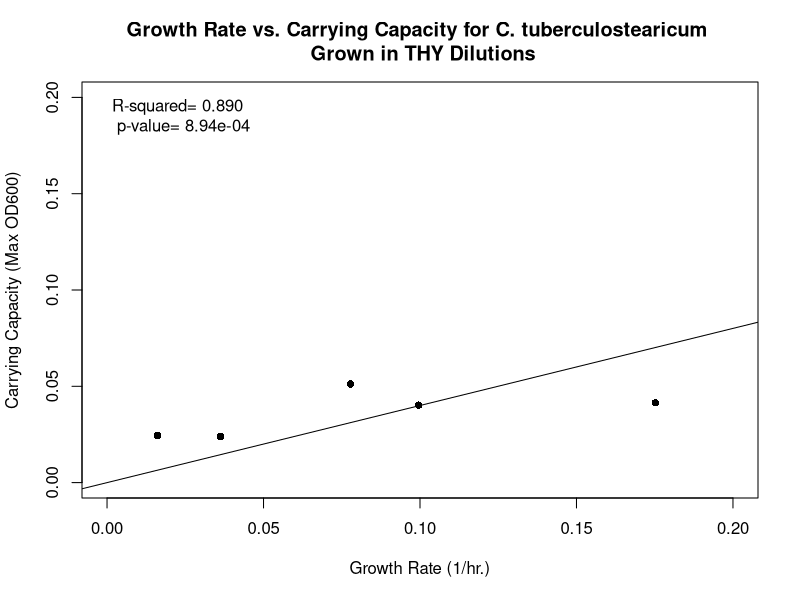
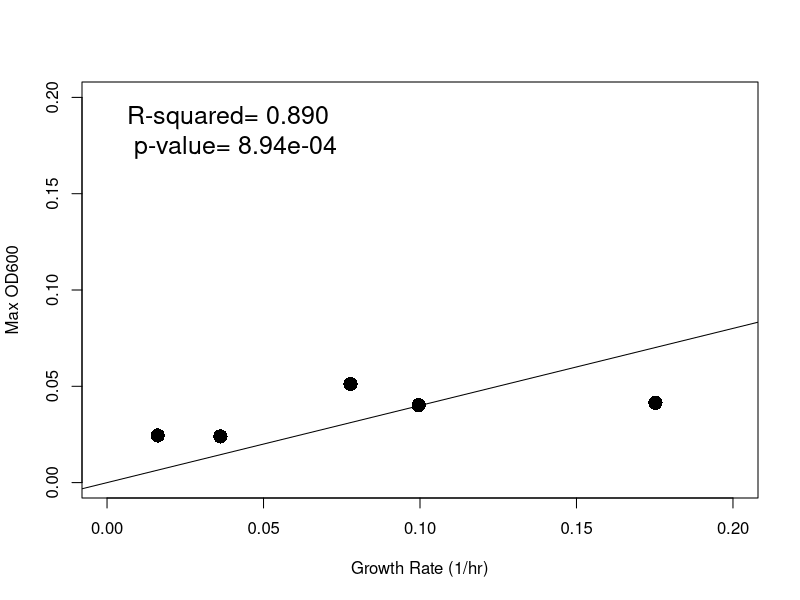
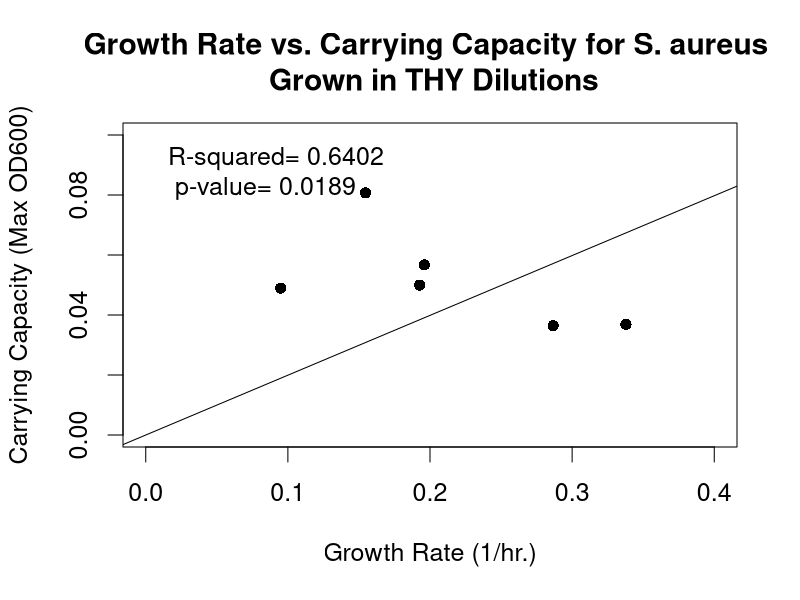
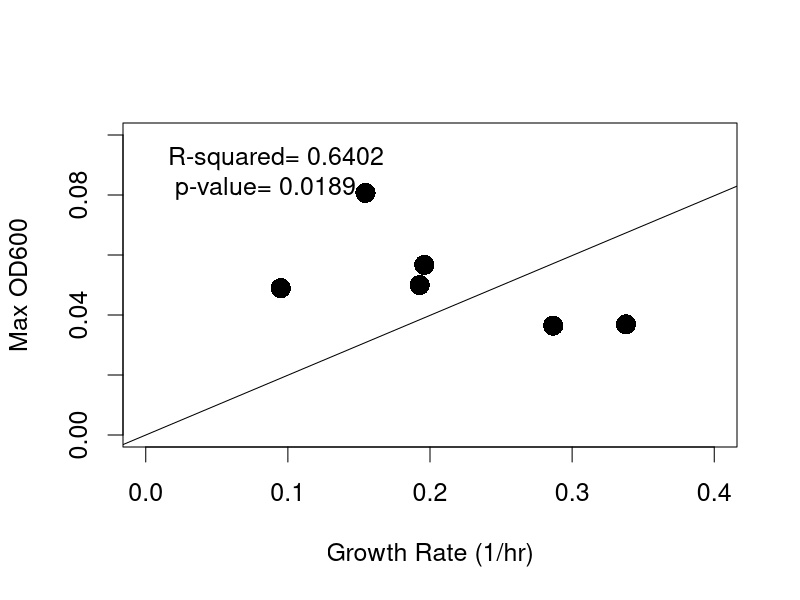
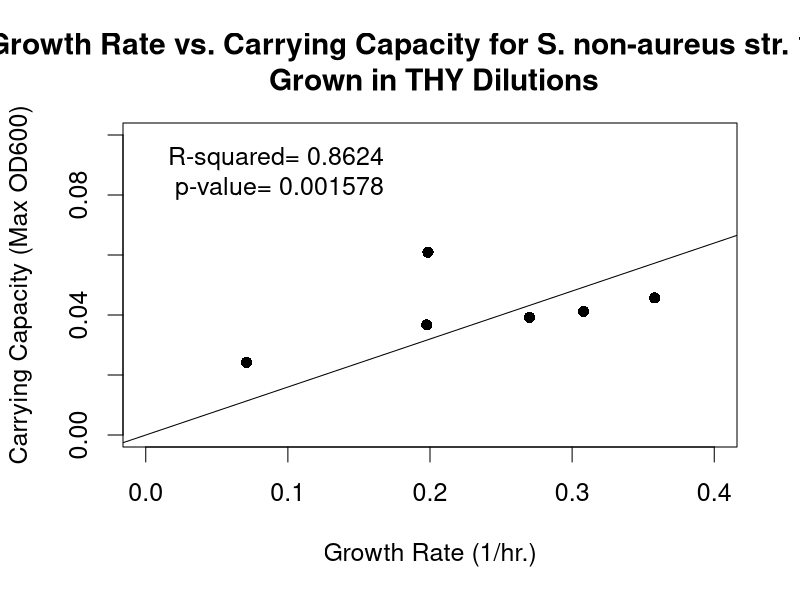
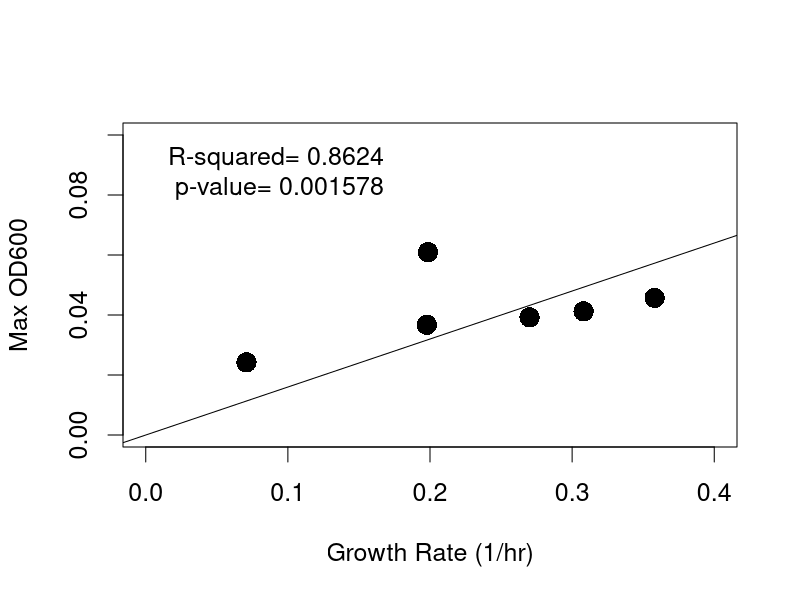
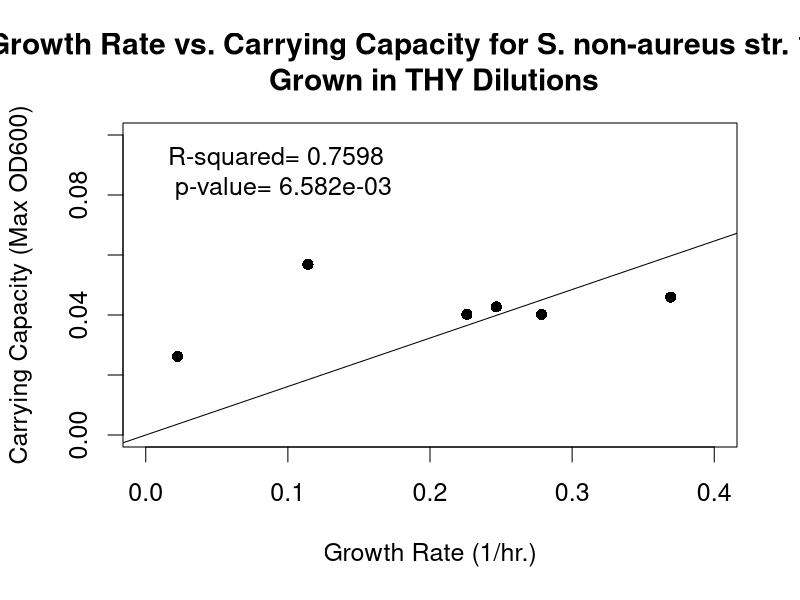
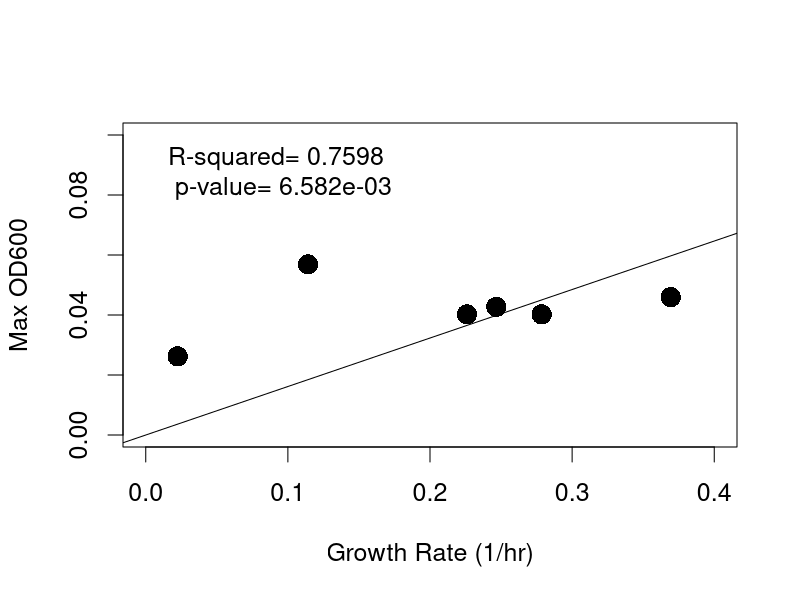

Recreate these plots in R, in order.
#Last run 04/10/2020

#Clear Workspace 
rm(list=ls())

#################################################
#Create scatterplots for GR-CC relationships 
#################################################
#C. tuberculostearicum

GR_Ct <- c(0.036225,
           0.0778,
           0.099575,
           0.246925,
           0.016175,
           0.175225)
Max_Ct <- c(0.023958333,
            0.051208333,
            0.040208333,
            0.110208333,
            0.024458333,
            0.041458333)

DF_Ct <- data.frame(GR_Ct, Max_Ct)
DF_Ct

#Generate a linear regression model of the two variables with the lm function
Ct.lm <- lm(Max_Ct ~ GR_Ct + 1, data=DF_Ct)
Ct.lm2 <- lm(Max_Ct ~ 0 + GR_Ct, data=DF_Ct) #Tells the lm() to fit the line through the origin
summary(Ct.lm)
summary(Ct.lm2)
#Adjusted R-squared:  0.890
#p-value: 8.94e-04

#Create scatter plot of points using plot function
plot(GR_Ct, Max_Ct,
     xlab="Growth Rate (1/hr.)",
     ylab="Carrying Capacity (Max OD600)",
     xlim= c(0, 0.2),
     ylim= c(0, 0.2),
     main="Growth Rate vs. Carrying Capacity for C. tuberculostearicum \n Grown in THY Dilutions",
     pch=16)

abline(lm(Ct.lm2))
legend("topleft", bty="n", legend= paste("R-squared= 0.890 \n p-value= 8.94e-04"))

#Create scatter plot of points using plot function - without graph labels
plot(GR_Ct, Max_Ct,
     xlab= "Growth Rate (1/hr)",
     ylab= "Max OD600",
     xlim= c(0, 0.2),
     ylim= c(0, 0.2),
     cex= 1.9,
     pch=16)

abline(lm(Ct.lm2))
op <- par(cex= 1.5)
legend("topleft", bty="n", legend= paste("R-squared= 0.890 \n p-value= 8.94e-04"))


###############################################################################################################333                                        
#S. aureus 

GR_Sa <- c(0.095,
           0.1546,
           0.196,
           0.337833333,
           0.286675,
           0.192725)
Max_Sa <- c(0.048958333,
            0.080708333,
            0.056708333,
            0.036875,
            0.036458333,
            0.049958333)

DF_Sa <- data.frame(GR_Sa, Max_Sa)
DF_Sa

#Generate a linear regression model of the two variables with the lm function
Sa.lm <- lm(Max_Sa ~ GR_Sa+1, data=DF_Sa)
Sa.lm2 <- lm(Max_Sa ~ 0+GR_Sa, data=DF_Sa) #Tells the lm() to fit the line through the origin
summary(Sa.lm)
summary(Sa.lm2)
#Adjusted R-squared: 0.6402 
#p-value: 0.0189

#Create scatter plot of points using plot function
plot(GR_Sa, Max_Sa,
     xlab="Growth Rate (1/hr.)",
     ylab="Carrying Capacity (Max OD600)",
     xlim= c(0, 0.4),
     ylim= c(0, 0.1),
     main="Growth Rate vs. Carrying Capacity for S. aureus \n Grown in THY Dilutions",
     pch=16)

abline(lm(Sa.lm2))
legend("topleft", bty="n", legend= paste("R-squared= 0.6402 \n p-value= 0.0189"))

#Create scatter plot of points using plot function - without graph labels 
plot(GR_Sa, Max_Sa,
     xlab= "Growth Rate (1/hr)",
     ylab= "Max OD600",
     xlim= c(0, 0.4),
     ylim= c(0, 0.1),
     cex= 1.8,
     pch=16)

abline(lm(Sa.lm2))
op <- par(cex= 1.5)
legend("topleft", bty="n", legend= paste("R-squared= 0.6402 \n p-value= 0.0189"))

##############################################################################################################
#S. non-aureus str. 1839

GR_Sna1839 <- c(0.358025,
                0.198575,
                0.308066667,
                0.270025,
                0.070875,
                0.197775)
Max_Sna1839 <- c(0.045708333,
                 0.060958333,
                 0.041208333,
                 0.039208333,
                 0.024208333,
                 0.036708333)

DF_Sna1839 <- data.frame(GR_Sna1839, Max_Sna1839)
DF_Sna1839

#Generate a linear regression model of the two variables with the lm function 
Sna1839.lm <- lm(Max_Sna1839 ~ 1+GR_Sna1839, data=DF_Sna1839)
Sna1839.lm2 <- lm(Max_Sna1839 ~ 0+GR_Sna1839, data=DF_Sna1839) #Tells the lm() to fit the line through the origin
summary(Sna1839.lm)
summary(Sna1839.lm2)
#Adjusted R-squared:  0.8624
#p-value: 0.001578

#Create scatter plot of points using plot funSna1839ion
plot(GR_Sna1839, Max_Sna1839,
     xlab="Growth Rate (1/hr.)",
     ylab="Carrying Capacity (Max OD600)",
     xlim= c(0, 0.4),
     ylim= c(0, 0.1),
     main="Growth Rate vs. Carrying Capacity for S. non-aureus str. 1839 \n Grown in THY Dilutions",
     pch=16)

abline(lm(Sna1839.lm2))
legend("topleft", bty="n", legend= paste("R-squared= 0.8624 \n p-value= 0.001578"))

#Create scatter plot of points using plot function - without graph labels 
plot(GR_Sna1839, Max_Sna1839,
     xlab= "Growth Rate (1/hr)",
     ylab= "Max OD600",
     xlim= c(0, 0.4),
     ylim= c(0, 0.1),
     cex= 1.8,
     pch=16)

abline(lm(Sna1839.lm2))
op <- par(cex= 1.5)
legend("topleft", bty="n", legend= paste("R-squared= 0.8624 \n p-value= 0.001578"))


#####################################################################################################################
#S. non-aureus str. 1850 

GR_Sna1850 <- c(0.369375,
                0.114133333,
                0.27855,
                0.24665,
                0.02245,
                0.22595)
Max_Sna1850 <- c(0.045958333,
                 0.056875,
                 0.040208333,
                 0.042708333,
                 0.026208333,
                 0.040208333)

DF_Sna1850 <- data.frame(GR_Sna1850, Max_Sna1850)
DF_Sna1850

#Generate a linear regression model of the two variables with the lm function 
Sna1850.lm <- lm(Max_Sna1850 ~ 1+GR_Sna1850, data=DF_Sna1850)
Sna1850.lm2 <- lm(Max_Sna1850 ~ 0+GR_Sna1850, data=DF_Sna1850) #Tells the lm() to fit the line through the origin
summary(Sna1850.lm)
summary(Sna1850.lm2)
#Adjusted R-squared:  0.7598
#p-value: 6.582e-03

#Create scatter plot of points using plot funSna1850ion
plot(GR_Sna1850, Max_Sna1850,
     xlab="Growth Rate (1/hr.)",
     ylab="Carrying Capacity (Max OD600)",
     xlim= c(0, 0.4),
     ylim= c(0, 0.1),
     main="Growth Rate vs. Carrying Capacity for S. non-aureus str. 1850 \n Grown in THY Dilutions",
     pch=16)

abline(lm(Sna1850.lm2))
legend("topleft", bty="n", legend= paste("R-squared= 0.7598 \n p-value= 6.582e-03"))


#Create scatter plot of points using plot function - without graph labels 
plot(GR_Sna1850, Max_Sna1850,
     xlab= "Growth Rate (1/hr)",
     ylab= "Max OD600",
     xlim= c(0, 0.4),
     ylim= c(0, 0.1),
     cex= 1.8,
     pch=16)

abline(lm(Sna1850.lm2))
op <- par(cex= 1.5)
legend("topleft", bty="n", legend= paste("R-squared= 0.7598 \n p-value= 6.582e-03"))

################################################################################################################
#S. non-aureus str. 1867

GR_Sna1867 <- c(0.30945,
                0.21615,
                0.257275,
                0.2683,
                0.035675,
                0.1659)
Max_Sna1867 <- c(0.040208333,
                 0.047458333,
                 0.034708333,
                 0.037208333,
                 0.023708333,
                 0.040458333)

DF_Sna1867 <- data.frame(GR_Sna1867, Max_Sna1867)
DF_Sna1867

#Generate a linear regression model of the two variables with the lm function
Sna1867.lm <- lm(Max_Sna1867 ~ 1+GR_Sna1867, data=DF_Sna1867)
Sna1867.lm2 <- lm(Max_Sna1867 ~ 0+GR_Sna1867, data=DF_Sna1867) #Tells the lm() to fit the line through the origin
summary(Sna1867.lm)
summary(Sna1867.lm2)
#Adjusted R-squared:  0.883 
#p-value: 0.001045

#Create scatter plot of points using plot funSna1867ion
plot(GR_Sna1867, Max_Sna1867,
     xlab="Growth Rate (1/hr.)",
     ylab="Carrying Capacity (Max OD600)",
     xlim= c(0, 1.3),
     ylim= c(0, 0.2),
     main="Growth Rate vs. Carrying Capacity for S. non-aureus str. 1867 \n Grown in THY Dilutions",
     pch=16)

abline(lm(Sna1867.lm2))
legend("topleft", bty="n", legend= paste("R-squared= 0.883 \n p-value= 0.001045"))


#Create scatter plot of points using plot function - without graph labels 
plot(GR_Sna1867, Max_Sna1867,
     xlab= "Growth Rate (1/hr)",
     ylab= "Max OD600",
     xlim= c(0, 1.3),
     ylim= c(0, 0.2),
     cex= 1.8,
     pch=16)

abline(lm(Sna1867.lm2))
op <- par(cex= 1.5)
legend("topleft", bty="n", legend= paste("R-squared= 0.883 \n p-value= 0.001045"))


#######################################################################################################################
#C. pseudodiphtheriticum

GR_Cp <- c(0.0285,
           0.028,
           0.012625,
           0.0051,
           0.0163,
           0.059275)
Max_Cp <- c(0.021958333,
            0.026458333,
            0.015458333,
            0.013208333,
            0.012708333,
            0.029458333)

DF_Cp <- data.frame(GR_Cp, Max_Cp)
DF_Cp

#Generate a linear regression model of the two variables with the lm function
Cp.lm <- lm(Max_Cp ~ 1+GR_Cp, data=DF_Cp)
Cp.lm2 <- lm(Max_Cp ~ 0+GR_Cp, data=DF_Cp) #Tells the lm() to fit the line through the origin
summary(Cp.lm)
summary(Cp.lm2)
#Adjusted R-squared:  0.8551
#p-value: 0.001801

#Create scatter plot of points using plot funCpion
plot(GR_Cp, Max_Cp,
     xlab="Growth Rate (1/hr.)",
     ylab="Carrying Capacity (Max OD600)",
     xlim= c(0, 0.05),
     ylim= c(0, 0.05),
     cex= 1.5,
     main="Growth Rate vs. Carrying Capacity for C. pseudodiphtheriticum \n Grown in THY Dilutions",
     pch=16)

abline(lm(Cp.lm2))
legend("topleft", bty="n", legend= paste("R-squared= 0.8551 \n p-value= 0.001801"))

#Create scatter plot of points using plot function - without graph labels
plot(GR_Cp, Max_Cp,
     xlab= "Growth Rate (1/hr)",
     ylab= "Max OD600",
     xlim= c(0, 0.05),
     ylim= c(0, 0.05),
     cex= 1.8,
     pch=16)

abline(lm(Cp.lm2))
op <- par(cex= 1.5)
legend("topleft", bty="n", legend= paste("R-squared= 0.8551 \n p-value= 0.001801"))